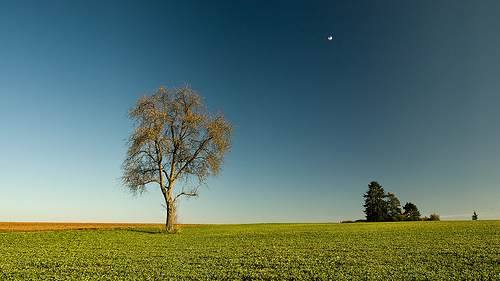
#> input picture pim_p3/countryside.jpg, 500 x 281 px
$ python Seam_Carving3.py   (Python 2 division)
#> lines starting #> are read from the running program, lines starting #| are printed output that depends on the picture; after the words box and inside, x2 and y2 are one past the last pixel; in counts of white or black regions, pixels touching at a corner belong together
#> further down, image is the input picture: shape (281, 500, 3); mean R, G, B 90.9, 115.3, 103.4
### pim_p3/Functions.py
import numpy as np
import interactive_only as interactive


class Node:
    """
        Class node to store information
    """
    def __init__(self, value, i, j):
        """
        Node that save information like the pixel value, position i-j matrix and the next node
        next to him.
        :param value: pixel value
        :param i: position i matrix
        :param j: position j matrix
        """
        self.value = value
        self.i = i
        self.j = j
        self.next = None


# [12 lines left out: function get_mask, not called in this run]


def compute_gradient_image(gray_image):
    """
    Here we compute the gradient approximation of an image from horizontal and vertical derivative approximations
    G = sqrt(Gx**2 + Gy**2)
    :param gray_image: image on gray scale
    :return: gradient magnitude of each pixel
    """
    dx, dy = np.gradient(gray_image)
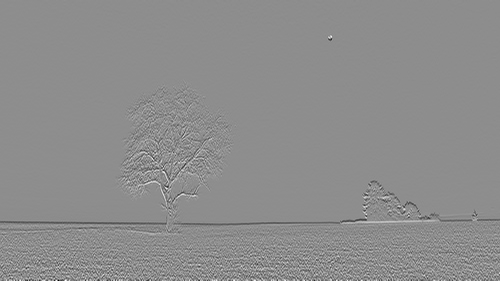
#> dx: shape (281, 500) float64; min -0.608, max 0.49, mean 0.00015; drawn with min black and max white
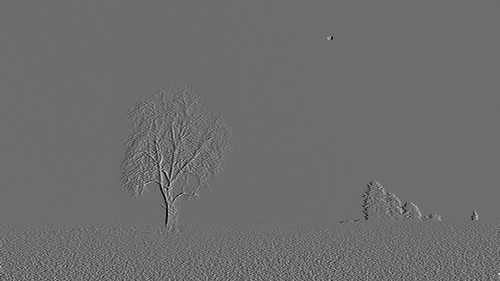
#> dy: shape (281, 500) float64; min -0.437, max 0.579, mean -0.000336; drawn with min black and max white
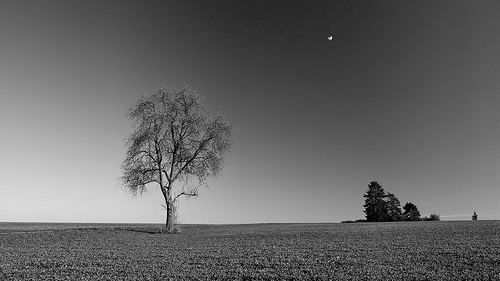
#> gray_image: shape (281, 500) float64; min 0, max 0.997, mean 0.405
    return np.sqrt(np.power(dx, 2) + np.power(dy, 2))
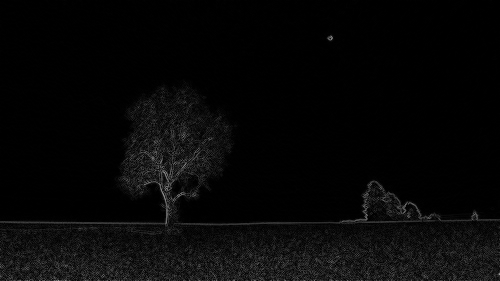
#> returned value: shape (281, 500) float64; min 0, max 0.609, mean 0.0301


def compute_minimum_energy_matrix(matrix):
    """
    Here we compute the minimum energy matrix from the image gradient
    :param matrix: the gradient image
    :return: minimum energy matrix
    """
    n_rows = len(matrix)
#> n_rows = 281
    n_columns = len(matrix[0])
#> n_columns = 500
    for i in range(1, n_rows):
        for j in range(0, n_columns):
            try:
                matrix[i, j] = matrix[i, j] + np.min([matrix[i - 1, j - 1], matrix[i - 1, j], matrix[i - 1, j + 1]])
            except IndexError:
                matrix[i, j] = matrix[i, j] + np.min([matrix[i - 1, j - 1], matrix[i - 1, j]])
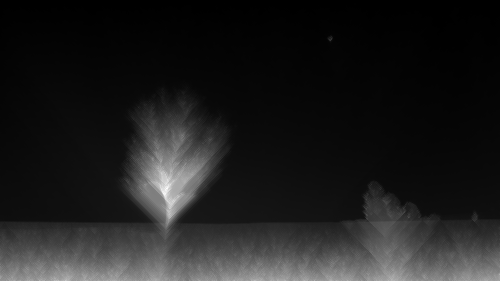
#> matrix: shape (281, 500) float64; min 0, max 5.27, mean 0.636; drawn with min black and max white
    return matrix


def min_path(matrix):
    """
    Here we look for a path from bottom to up pixel by the minimum value neighbour of it.
    :param matrix: the minimum energy matrix
    :return: the first node to continue the path by the next function node
    """
    i = len(matrix) - 1
#> i = 280
    row = matrix[i]
#> row = 500 values, max 4.04 at index 65, min 2.51 at index 187, mean 3.21
    j = np.where(row == np.min(row))[0][0]
#> j = 187
    min_value = np.min(row)
#> min_value = 2.51

    node = Node(min_value, i, j)
#> in __init__, `self.i = i`: self.i = 280
#> in __init__, `self.j = j`: self.j = 187
    first_node = node
    node_previus = node

    for i in range(len(matrix) - 2, -1, -1):
        if j - 1 == -1:
            min_value = min((matrix[i, j], j),
                            (matrix[i, j + 1], j + 1))
        elif j + 1 == len(matrix[0]):
            min_value = min((matrix[i, j - 1], j - 1),
                            (matrix[i, j], j))
        else:
            min_value = min((matrix[i, j - 1], j - 1),
                            (matrix[i, j], j),
                            (matrix[i, j + 1], j + 1))

        j = min_value[1]

        node = Node(min_value[0], i, j)
        node_previus.next = node
        node_previus = node
#> this loop made 280 passes
#> (i, min_value, j) on passes 1 to 12: (279, (2.46, 187), 187), (278, (2.45, 187), 187), (277, (2.39, 186), 186), (276, (2.37, 187), 187), (275, (2.33, 188), 188), (274, (2.3, 187), 187), (273, (2.3, 186), 186), (272, (2.27, 186), 186), (271, (2.2, 187), 187), (270, (2.17, 188), 188), (269, (2.09, 187), 187), (268, (2.06, 186), 186)
#> min_value on passes 61 to 66: (0.489, 197), (0.486, 197), (0.485, 196), (0.483, 196), (0.483, 197), (0.479, 198)

    return first_node


def get_minpath_mem(image, with_mask=False, mask=None):
    """
    From a image this function return the optimal seam
    :param image: image in
    :param with_mask: if we want to compute the image with a mask
    :param mask: wich mask it is
    :return: the first node seam path
    """
    gradient_img = compute_gradient_image(np.mean(image, 2)/255.)
    if with_mask:
        gradient_img[mask == 1] = -100

    return min_path(compute_minimum_energy_matrix(gradient_img))

### pim_p3/Seam_Carving3.py
import Functions
import numpy as np
import matplotlib.pyplot as plt
from PIL import Image
import time as t

# Loading image
image = np.array(Image.open('countryside.jpg'))

plt.figure(1)
plt.show(block=False)

t1 = t.clock()
cont = 1
while cont <= 40:
    current_node = Functions.get_minpath_mem(image)

    _image = np.zeros((image.shape[0], image.shape[1] + 1, 3)).astype('uint8')

    for row in range(image.shape[0] - 1, -1, -1):
        j = current_node.j

        _image[row, :, 0] = np.insert(image[row, :, 0], j+1, image[row, j, 0])
        _image[row, :, 1] = np.insert(image[row, :, 1], j+1, image[row, j, 1])
        _image[row, :, 2] = np.insert(image[row, :, 2], j+1, image[row, j, 2])

        current_node = current_node.next

        image[row, j, :] = 0.
#> this loop made 281 passes
#> j on passes 1 to 3: 187, 187, 187
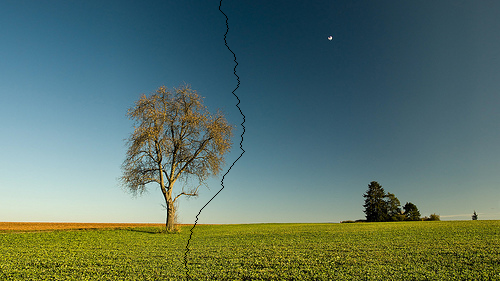
#> image: shape (281, 500, 3); 0.2% of pixels changed, all inside (x1, y1, x2, y2) = (184, 0, 245, 281)

    plt.imshow(image)
    plt.title("Iteracion %d" % cont)
    plt.draw()

    print "Iteration %d\n" % cont

    image = _image[:, :, :]
#> image: shape (281, 501, 3)
    cont += 1

t2 = t.clock()

print "Time: %.2f seconds" % (t2-t1)

# Showing results
plt.figure(1)
plt.imshow(image)
plt.show()
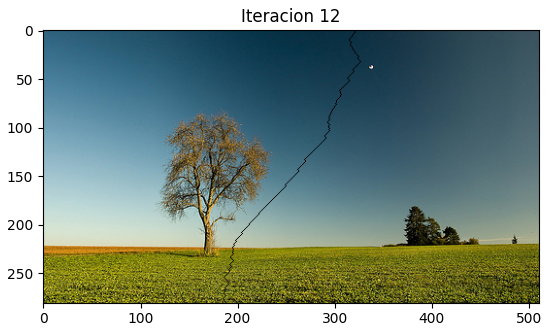
#> figure drawn by matplotlib, 1 panel
